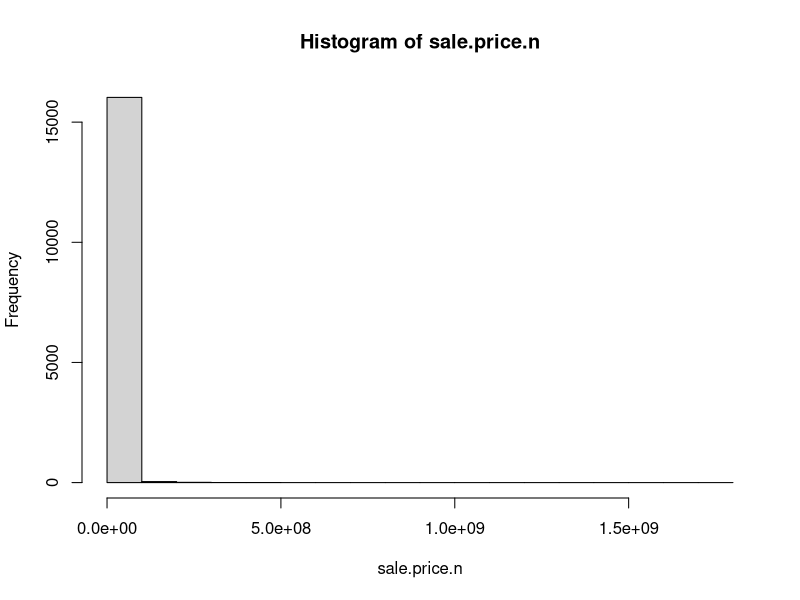
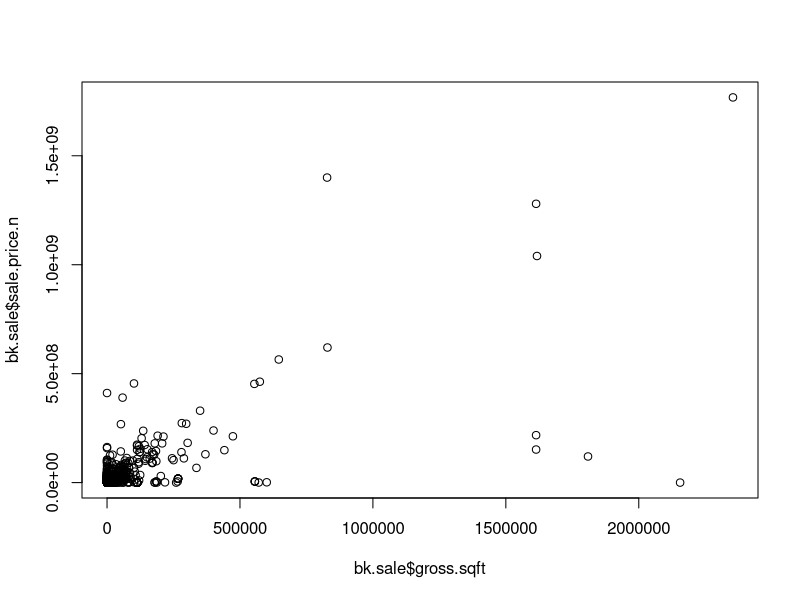
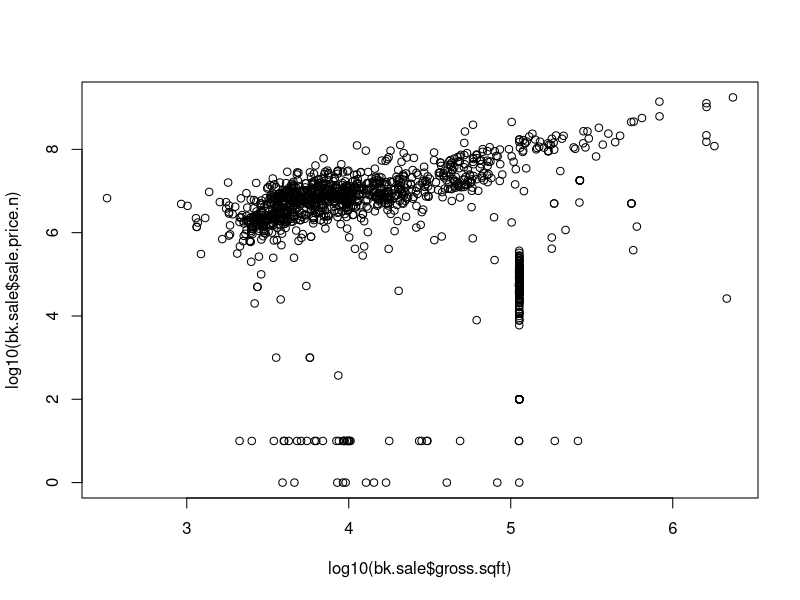
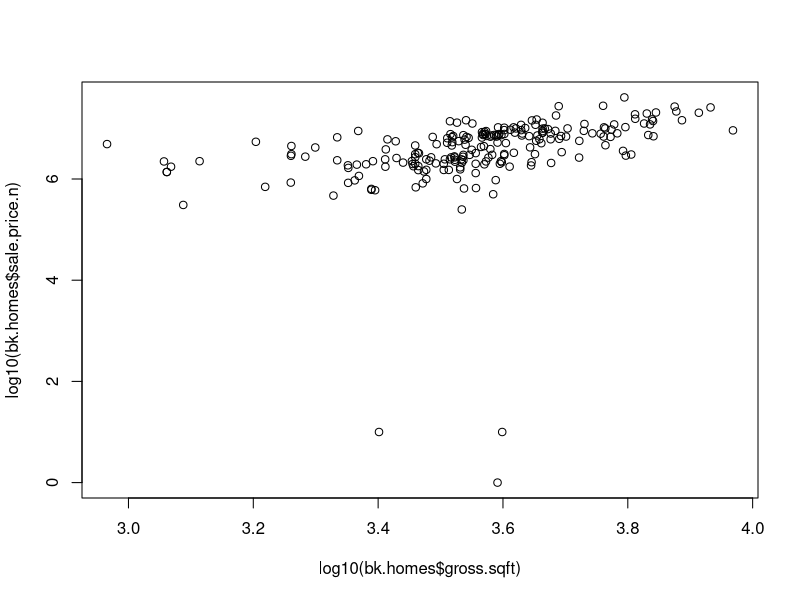
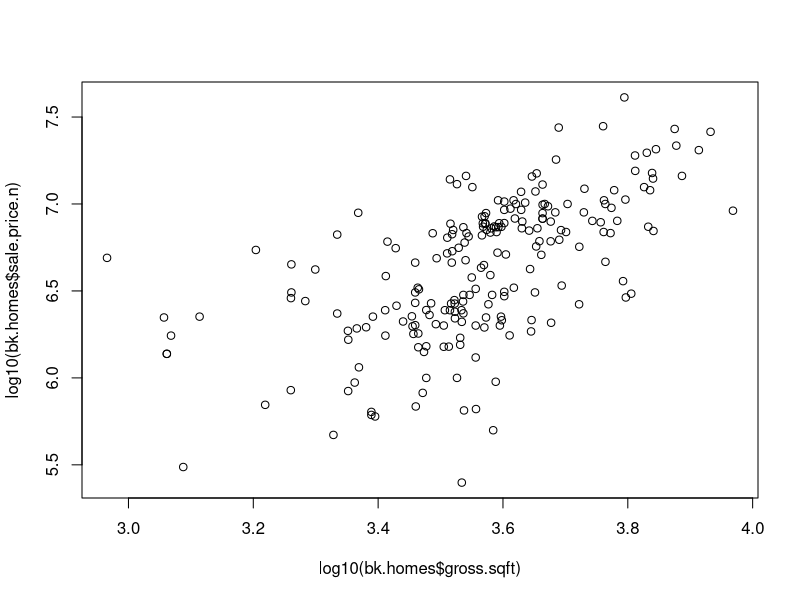

Here is the R script that generated these plots, in order:
# Author: Benjamin Reddy
# Taken from pages 49-50 of O'Neil and Schutt

#require(gdata)
#require(plyr) #Added by Monnie McGee
#install the gdata and plyr packages and load in to R.
library(plyr)
library(gdata)
setwd("/home/mcdevitt/_smu/msds 6306 - data science/semaine 6/")



# So, save the file as a csv and use read.csv instead
bk <- read.csv("rollingsales_manhattan.csv",skip=4,header=TRUE)

## Check the data
head(bk)
summary(bk)
str(bk) # Very handy function!

## clean/format the data with regular expressions
## More on these later. For now, know that the
## pattern "[^[:digit:]]" refers to members of the variable name that
## start with digits. We use the gsub command to replace them with a blank space.
# We create a new variable that is a "clean' version of sale.price.
# And sale.price.n is numeric, not a factor.
bk$SALE.PRICE.N <- as.numeric(gsub("[^[:digit:]]","", bk$SALE.PRICE))
count(is.na(bk$SALE.PRICE.N))

names(bk) <- tolower(names(bk)) # make all variable names lower case
## Get rid of leading digits
bk$gross.sqft <- as.numeric(gsub("[^[:digit:]]","", bk$gross.square.feet))
bk$land.sqft <- as.numeric(gsub("[^[:digit:]]","", bk$land.square.feet))
bk$year.built <- as.numeric(as.character(bk$year.built))

## do a bit of exploration to make sure there's not anything
## weird going on with sale prices
attach(bk)
hist(sale.price.n) 
detach(bk)

## keep only the actual sales

bk.sale <- bk[bk$sale.price.n!=0,]
plot(bk.sale$gross.sqft,bk.sale$sale.price.n)
plot(log10(bk.sale$gross.sqft),log10(bk.sale$sale.price.n))

## for now, let's look at 1-, 2-, and 3-family homes
bk.homes <- bk.sale[which(grepl("FAMILY",bk.sale$building.class.category)),]
dim(bk.homes)
plot(log10(bk.homes$gross.sqft),log10(bk.homes$sale.price.n))
summary(bk.homes[which(bk.homes$sale.price.n<100000),])


## remove outliers that seem like they weren't actual sales
bk.homes$outliers <- (log10(bk.homes$sale.price.n) <=5) + 0
bk.homes <- bk.homes[which(bk.homes$outliers==0),]
plot(log10(bk.homes$gross.sqft),log10(bk.homes$sale.price.n))
